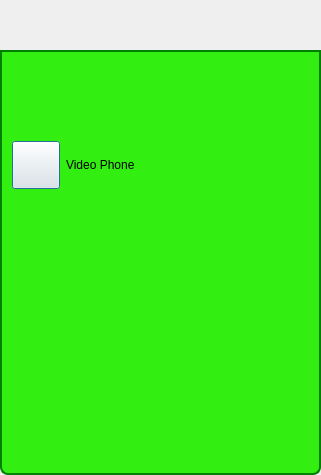
<?xml version="1.0" encoding="UTF-8"?>
<ui version="4.0">
 <class>ToFriendVideoPhoneDialog</class>
 <widget class="QDialog" name="ToFriendVideoPhoneDialog">
  <property name="geometry">
   <rect>
    <x>0</x>
    <y>0</y>
    <width>321</width>
    <height>475</height>
   </rect>
  </property>
  <property name="windowTitle">
   <string>Dialog</string>
  </property>
  <property name="styleSheet">
   <string notr="true">QDialog#ToFriendVoicePhoneDialog
{   
color: transparent;
background-color: transparent;
border: 1px solid transparent;
border-radius: 8px; 
}

#StyledDlgTitleBox
{   
color: black;
background-color: rgb(50,238,17);
border: 2px solid green;
border-top-left-radius: 8px; 
border-top-right-radius: 8px;
}

#StyledDlgTitleLabel
{   
color: black;
}

#StyledDlgItemsBox
{   
background-color: rgb(50,238,17);
border: 2px solid green;
border-top-color: green; 
border-bottom-left-radius: 8px; 
border-bottom-right-radius: 8px;
}
QPushButton#CallButton
{
color: white;
font: bold 14px;
border-width: 10;
border-image: url(:/MyP2PWeb/Resources/button_green_normal.png) 10;
padding: -10;
}
QPushButton#CallButton:pressed
{
border-width: 10;
border-image: url(:/MyP2PWeb/Resources/button_green_pressed.png) 10;
padding: -10;
}
QPushButton#HangUpButton
{
color: white;
font: bold 14px;
border-width: 10;
border-image: url(:/MyP2PWeb/Resources/button_green_normal.png) 10;
padding: -10;
}
QPushButton#HangUpButton:pressed
{
border-width: 10;
border-image: url(:/MyP2PWeb/Resources/button_green_pressed.png) 10;
padding: -10;
}
QLabel#PermissionLabel
{
font: bold 14px;
}
QLabel#MuteMicrophoneLabel
{
font: bold 12px;
}
QLabel#MuteSpeakerLabel
{
font: bold 12px;
}</string>
  </property>
  <layout class="QVBoxLayout" name="verticalLayout">
   <property name="spacing">
    <number>0</number>
   </property>
   <property name="leftMargin">
    <number>0</number>
   </property>
   <property name="topMargin">
    <number>0</number>
   </property>
   <property name="rightMargin">
    <number>0</number>
   </property>
   <property name="bottomMargin">
    <number>0</number>
   </property>
   <item>
    <widget class="TitleBarWidget" name="m_TitleBarWidget" native="true">
     <property name="sizePolicy">
      <sizepolicy hsizetype="Preferred" vsizetype="Fixed">
       <horstretch>0</horstretch>
       <verstretch>0</verstretch>
      </sizepolicy>
     </property>
     <property name="minimumSize">
      <size>
       <width>0</width>
       <height>50</height>
      </size>
     </property>
     <property name="maximumSize">
      <size>
       <width>16777215</width>
       <height>50</height>
      </size>
     </property>
    </widget>
   </item>
   <item>
    <widget class="QGroupBox" name="StyledDlgItemsBox">
     <property name="minimumSize">
      <size>
       <width>0</width>
       <height>0</height>
      </size>
     </property>
     <property name="title">
      <string/>
     </property>
     <layout class="QVBoxLayout" name="verticalLayout_2">
      <item>
       <widget class="QLabel" name="m_StatusLabel">
        <property name="text">
         <string/>
        </property>
       </widget>
      </item>
      <item>
       <widget class="IdentWidget" name="m_FriendIdentWidget" native="true">
        <property name="sizePolicy">
         <sizepolicy hsizetype="Preferred" vsizetype="Fixed">
          <horstretch>0</horstretch>
          <verstretch>0</verstretch>
         </sizepolicy>
        </property>
        <property name="minimumSize">
         <size>
          <width>0</width>
          <height>50</height>
         </size>
        </property>
        <property name="maximumSize">
         <size>
          <width>16777215</width>
          <height>50</height>
         </size>
        </property>
       </widget>
      </item>
      <item>
       <layout class="QHBoxLayout" name="horizontalLayout">
        <item>
         <widget class="VxPushButton" name="m_PermissionButton">
          <property name="minimumSize">
           <size>
            <width>48</width>
            <height>48</height>
           </size>
          </property>
          <property name="maximumSize">
           <size>
            <width>48</width>
            <height>48</height>
           </size>
          </property>
          <property name="text">
           <string/>
          </property>
          <property name="iconSize">
           <size>
            <width>48</width>
            <height>48</height>
           </size>
          </property>
         </widget>
        </item>
        <item>
         <widget class="QLabel" name="m_PermissionLabel">
          <property name="text">
           <string>Video Phone </string>
          </property>
         </widget>
        </item>
       </layout>
      </item>
      <item>
       <widget class="VidWidget" name="m_CamVidWidget" native="true">
        <property name="sizePolicy">
         <sizepolicy hsizetype="Preferred" vsizetype="Expanding">
          <horstretch>0</horstretch>
          <verstretch>0</verstretch>
         </sizepolicy>
        </property>
       </widget>
      </item>
      <item>
       <widget class="InstMsgWidget" name="m_InstMsgWidget" native="true">
        <property name="sizePolicy">
         <sizepolicy hsizetype="Preferred" vsizetype="Expanding">
          <horstretch>0</horstretch>
          <verstretch>0</verstretch>
         </sizepolicy>
        </property>
       </widget>
      </item>
     </layout>
    </widget>
   </item>
  </layout>
 </widget>
 <customwidgets>
  <customwidget>
   <class>TitleBarWidget</class>
   <extends>QWidget</extends>
   <header>TitleBarWidget.h</header>
   <container>1</container>
  </customwidget>
  <customwidget>
   <class>VxPushButton</class>
   <extends>QPushButton</extends>
   <header location="global">VxPushButton.h</header>
  </customwidget>
  <customwidget>
   <class>IdentWidget</class>
   <extends>QWidget</extends>
   <header location="global">IdentWidget.h</header>
   <container>1</container>
  </customwidget>
  <customwidget>
   <class>VidWidget</class>
   <extends>QWidget</extends>
   <header>VidWidget.h</header>
   <container>1</container>
  </customwidget>
  <customwidget>
   <class>InstMsgWidget</class>
   <extends>QWidget</extends>
   <header>InstMsgWidget.h</header>
   <container>1</container>
  </customwidget>
 </customwidgets>
 <resources/>
 <connections/>
</ui>
